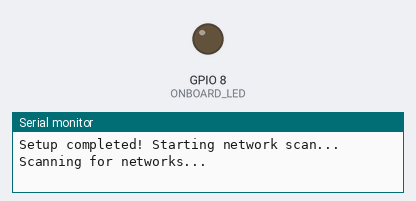
Simulated run of this sketch. Board: ESP32-C3. On the bench: output pins drawn as LEDs (lit = HIGH), the last lines printed to the serial monitor. A WiFi scan finds three made-up networks.

Above: at 0.15 s.
At 3.7 s:
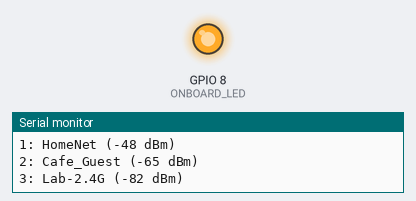
Timing chart, 0 to 9.4 s (numbered marks = the images above):
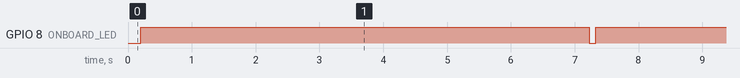

Measured:
- by itself, GPIO 8 (ONBOARD_LED): alternates HIGH for 7.0 s and LOW for 0.10 s

The sketch:

esp32_c3_super_mini.ino
```cpp
#include "WiFi.h"

#define ONBOARD_LED 8

void setup() {
  Serial.begin(115200);
  pinMode(ONBOARD_LED, OUTPUT);

  // Set WiFi to station mode and disconnect from an AP if it was previously connected
  WiFi.mode(WIFI_STA);
  WiFi.disconnect();
  delay(100);

  Serial.println("Setup completed! Starting network scan...");
}

void loop() {
  Serial.println("Scanning for networks...");

  // Blink the LED once to show a scan is happening
  digitalWrite(ONBOARD_LED, LOW);
  delay(100);
  digitalWrite(ONBOARD_LED, HIGH);

  int n = WiFi.scanNetworks();
  Serial.println("Scan done!");

  if (n == 0) {
    Serial.println("No networks found.");
  } else {
    Serial.printf("%d networks found:\n", n);
    for (int i = 0; i < n; ++i) {
      // Print network name and signal strength (RSSI)
      Serial.printf("%d: %s (%d dBm)\n", i + 1, WiFi.SSID(i).c_str(), WiFi.RSSI(i));
      delay(10);
    }
  }
  Serial.println("");

  // Wait 5 seconds before scanning again
  delay(5000);
}
```
